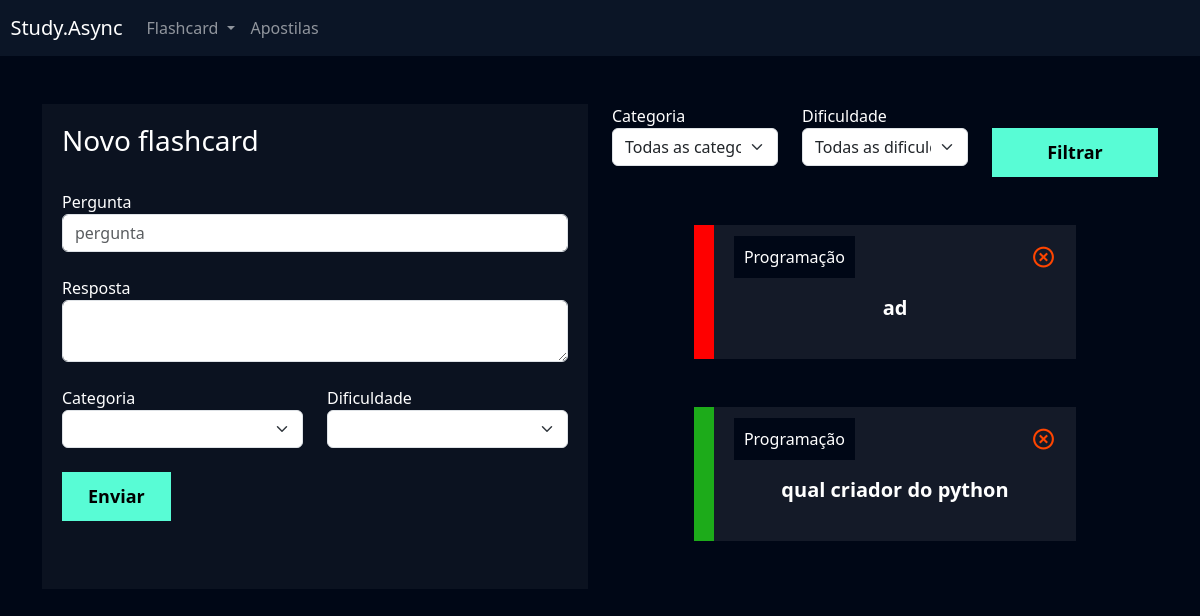
Page /flashcard/novo_flashcard/ (signed in) on the committed database.
### flashcard/models.py (models this page shows, shortened)
class Flashcard(models.Model):
    DIFICULDADE_CHOICES = (('D', 'Difícil'), ('M', 'Médio'), ('F', 'Fácil'))
    user = models.ForeignKey(User, on_delete=models.DO_NOTHING)
    pergunta = models.CharField(max_length=100)
    resposta = models.TextField()
    categoria = models.ForeignKey(Categoria, on_delete=models.DO_NOTHING)
    dificuldade = models.CharField(max_length=1, choices=DIFICULDADE_CHOICES)
    @property
    def css_dificuldade(self):
        if self.dificuldade == 'F':
            return 'flashcard-facil'
        elif self.dificuldade == 'M':
            return 'flashcard-medio'
        elif self.dificuldade == 'D':
            return 'flashcard-dificil'

class Categoria(models.Model):
    nome = models.CharField(max_length=20)
    def __str__(self):
        return self.nome

### flashcard/views.py (the view, shortened to what this page needs)
# urls.py: path('novo_flashcard/', views.novo_flashcard, name='novo_flashcard'),
def novo_flashcard(request):
    if not request.user.is_authenticated:
        return redirect(reverse('usuarios:login'))
    if request.method == 'GET':
        categorias = Categoria.objects.all()
        dificuldades = Flashcard.DIFICULDADE_CHOICES
        flashcards = Flashcard.objects.filter(user=request.user)
        categoria_filtrar = request.GET.get('categoria')
        dificuldade_filtrar = request.GET.get('dificuldade')
        if categoria_filtrar:
            flashcards = flashcards.filter(categoria__id=categoria_filtrar)
        if dificuldade_filtrar:
            flashcards = flashcards.filter(dificuldade=dificuldade_filtrar)
        return render(
            request,
            'novo_flashcard.html',
            {
                'categorias': categorias,
                'dificuldades': dificuldades,
                'flashcards': flashcards,
            },
        )

### flashcard/templates/novo_flashcard.html (shortened to what this page needs)
{% extends "base/base.html" %} {% load static %} {% block 'head' %}
<link href="{% static 'users/css/cadastro.css' %}" rel="stylesheet" />
<link href="{% static 'flashcard/css/novo_flashcard.css' %}" rel="stylesheet" />
<link
	href="https://unpkg.com/boxicons@2.1.4/css/boxicons.min.css"
	rel="stylesheet"
/>
{% endblock 'head' %} {% block 'conteudo' %}
<div class="container">
	<br />
	<br />
	<div class="row">
		<div class="col-md">
			<div class="box-form">
				<form action="" method="POST">
					<h3>Novo flashcard</h3>
					<br />
					<label>Pergunta</label>
					<input
						type="text"
						class="form-control"
						placeholder="pergunta"
						name="pergunta"
					/>
					<br />
					<label>Resposta</label>
					<textarea class="form-control" name="resposta"></textarea>
					<br />
					<div class="row">
						<div class="col-md">
							<label for="">Categoria</label>
							<select class="form-select" name="categoria">
								<option value=""></option>
								{% for categoria in categorias %}
								<option value="{{categoria.id}}">{{categoria.nome}}</option>
								{% endfor %}
							</select>
						</div>
						<div class="col-md">
							<label for="">Dificuldade</label>
							<select class="form-select" name="dificuldade">
								<option value=""></option>
								{% for dificuldade in dificuldades %}
								<option value="{{dificuldade.0}}">{{dificuldade.1}}</option>
								{% endfor %}
							</select>
						</div>
					</div>
					<br />
					<input type="submit" value="Enviar" class="btn-cadastro" />
					<br />
					<br />
					<br />
				</form>
			</div>
		</div>
		<div class="col-md">
			<form action="{% url 'flashcard:novo_flashcard' %}" method="GET">
				<div class="row">
					<div class="col-md">
						<label for="">Categoria</label>
						<select name="categoria" id="" class="form-select">
							<option value="">Todas as categorias</option>
						</select>
					</div>
					<div class="col-md">
						<label for="">Dificuldade</label>
						<select name="dificuldade" id="" class="form-select">
							<option value="">Todas as dificuldades</option>
						</select>
					</div>
					<div class="col-md">
						<br />
						<input
							type="submit"
							style="width: 100%"
							value="Filtrar"
							class="btn-cadastro"
						/>
					</div>
				</div>
			</form>
			<br />
			<br />
			{% for flash in flashcards %}
			<div class="box-new-flashcard" onclick="flip_card({{ flash.id }})">
				<div class="flashcard {{flash.css_dificuldade}}">
					<div class="flashcard-categoria">{{flash.categoria}}</div>
					<a href="{% url "flashcard:deletar_flashcard" flash.id %}"><i class="icone-exit bx bx-x-circle"></i></a>
					<br />
					<br />
					<div class="flashcard-box-item">
						<p class="flashcard-item">{{flash.pergunta}}</p>
					</div>
				</div>
			</div>
			<br />
			<br />
			{% endfor %}
		</div>
	</div>
</div>
{% endblock 'conteudo' %}

### templates/static/geral/css/base.css (style rules this page uses)
:root { --main-color: #0b1526; --dark-color: #000716; --secondary-dark-color: rgb(15, 2, 26); --light-color: #00c1f3; --contrast-color: #f4c96b; --differential-color: #58fcd5; }
body { background-color: var(--dark-color) !important; color: white !important; }

### templates/static/users/css/cadastro.css (style rules this page uses)
* { margin: 0; padding: 0; }
.box-form { padding: 20px; background-color: rgba(217,217,217, .05); color: white !important; }
.btn-cadastro { padding: 10px; background-color: #58fcd5; border: none; border: 1px solid #58fcd5; font-size: 18px; font-weight: bold; padding-left: 25px; padding-right: 25px; }

### templates/static/flashcard/css/novo_flashcard.css (style rules this page uses)
.box-new-flashcard { width: 70%; margin: auto; }
.flashcard { background-color: rgba(255, 255, 255, .08); padding: 20px; }
.flashcard-box-item { text-align: center; }
.flashcard p { font-size: 20px; font-weight: bold; cursor: pointer; }
.flashcard-facil { border-left: 20px solid #1DAB1A; }
.flashcard-dificil { border-left: 20px solid #FE0000; }
.flashcard-categoria { background-color: var(--dark-color); display: inline; padding: 10px; }
.icone-exit { float: right; font-size: 25px; color: orangered; }

### rows in the picture
Flashcard: categoria "Programação", pergunta "ad"
Flashcard: categoria "Programação", pergunta "qual criador do python"
